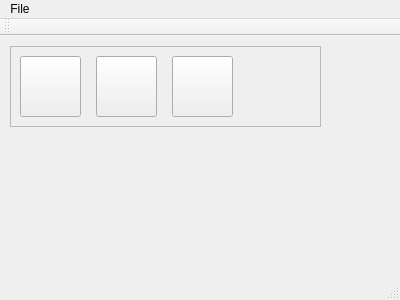
<?xml version="1.0" encoding="UTF-8"?>
<ui version="4.0">
 <class>MainWindow</class>
 <widget class="QMainWindow" name="MainWindow">
  <property name="geometry">
   <rect>
    <x>0</x>
    <y>0</y>
    <width>400</width>
    <height>300</height>
   </rect>
  </property>
  <property name="windowTitle">
   <string>MainWindow</string>
  </property>
  <widget class="QWidget" name="centralWidget">
   <widget class="QFrame" name="frame">
    <property name="geometry">
     <rect>
      <x>10</x>
      <y>10</y>
      <width>311</width>
      <height>81</height>
     </rect>
    </property>
    <property name="frameShape">
     <enum>QFrame::StyledPanel</enum>
    </property>
    <property name="frameShadow">
     <enum>QFrame::Raised</enum>
    </property>
    <widget class="QPushButton" name="Components">
     <property name="geometry">
      <rect>
       <x>162</x>
       <y>10</y>
       <width>61</width>
       <height>61</height>
      </rect>
     </property>
     <property name="text">
      <string/>
     </property>
    </widget>
    <widget class="QPushButton" name="Wire">
     <property name="geometry">
      <rect>
       <x>86</x>
       <y>10</y>
       <width>61</width>
       <height>61</height>
      </rect>
     </property>
     <property name="text">
      <string/>
     </property>
    </widget>
    <widget class="QPushButton" name="Simulate">
     <property name="geometry">
      <rect>
       <x>10</x>
       <y>10</y>
       <width>61</width>
       <height>61</height>
      </rect>
     </property>
     <property name="text">
      <string/>
     </property>
    </widget>
    <zorder>Components</zorder>
    <zorder>Wire</zorder>
    <zorder>Simulate</zorder>
    <zorder>Components</zorder>
    <zorder>Wire</zorder>
    <zorder>Simulate</zorder>
   </widget>
  </widget>
  <widget class="QMenuBar" name="menuBar">
   <property name="geometry">
    <rect>
     <x>0</x>
     <y>0</y>
     <width>400</width>
     <height>26</height>
    </rect>
   </property>
   <widget class="QMenu" name="menuFile">
    <property name="title">
     <string>File</string>
    </property>
    <addaction name="actionNew"/>
    <addaction name="actionOpen"/>
    <addaction name="actionWire"/>
    <addaction name="actionComponents"/>
    <addaction name="actionSimulate"/>
    <addaction name="separator"/>
    <addaction name="actionExit"/>
   </widget>
   <addaction name="menuFile"/>
  </widget>
  <widget class="QToolBar" name="mainToolBar">
   <attribute name="toolBarArea">
    <enum>TopToolBarArea</enum>
   </attribute>
   <attribute name="toolBarBreak">
    <bool>false</bool>
   </attribute>
  </widget>
  <widget class="QStatusBar" name="statusBar"/>
  <action name="actionNew">
   <property name="icon">
    <iconset resource="icons.qrc">
     <normaloff>:/images/icons8-add-50.png</normaloff>:/images/icons8-add-50.png</iconset>
   </property>
   <property name="text">
    <string>New</string>
   </property>
   <property name="shortcut">
    <string>Ctrl+N</string>
   </property>
  </action>
  <action name="actionWire">
   <property name="icon">
    <iconset resource="icons.qrc">
     <normaloff>:/images/icons8-wire-50.png</normaloff>:/images/icons8-wire-50.png</iconset>
   </property>
   <property name="text">
    <string>Wire</string>
   </property>
   <property name="shortcut">
    <string>W</string>
   </property>
  </action>
  <action name="actionComponents">
   <property name="icon">
    <iconset resource="icons.qrc">
     <normaloff>:/images/icons8-heater-resistor-50.png</normaloff>:/images/icons8-heater-resistor-50.png</iconset>
   </property>
   <property name="text">
    <string>Components</string>
   </property>
   <property name="shortcut">
    <string>C</string>
   </property>
  </action>
  <action name="actionSimulate">
   <property name="icon">
    <iconset resource="icons.qrc">
     <normaloff>:/images/icons8-electronics-50.png</normaloff>:/images/icons8-electronics-50.png</iconset>
   </property>
   <property name="text">
    <string>Simulate</string>
   </property>
   <property name="shortcut">
    <string>Ctrl+S</string>
   </property>
  </action>
  <action name="actionExit">
   <property name="text">
    <string>Exit</string>
   </property>
   <property name="shortcut">
    <string>Esc</string>
   </property>
  </action>
  <action name="actionOpen">
   <property name="icon">
    <iconset resource="icons.qrc">
     <normaloff>:/images/icons8-folder-50.png</normaloff>:/images/icons8-folder-50.png</iconset>
   </property>
   <property name="text">
    <string>Open</string>
   </property>
   <property name="shortcut">
    <string>Ctrl+O, Return</string>
   </property>
  </action>
 </widget>
 <layoutdefault spacing="6" margin="11"/>
 <resources>
  <include location="icons.qrc"/>
 </resources>
 <connections/>
</ui>
